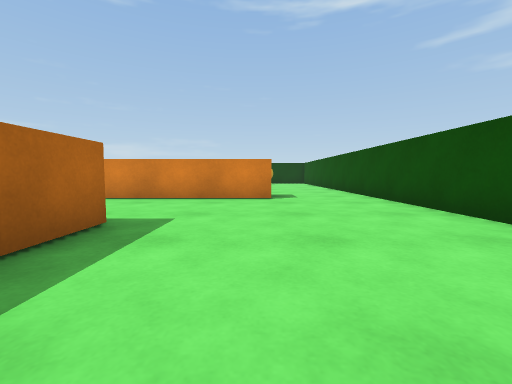
view 1 (above)

21 first-person views from a walk through a Unity game level. The camera is 0.64 m above the floor, tilts 4° down and sees 90° across. The floor is counted in squares, 1 m on a side. Each view is taken from the middle of a square. On the plan, view 1 faces up. The plan holds only what a view shows up to about 9 squares ahead; the rest is blank. The player is left out.

view 2
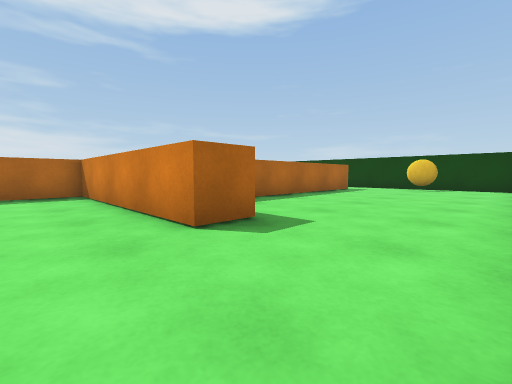

view 3
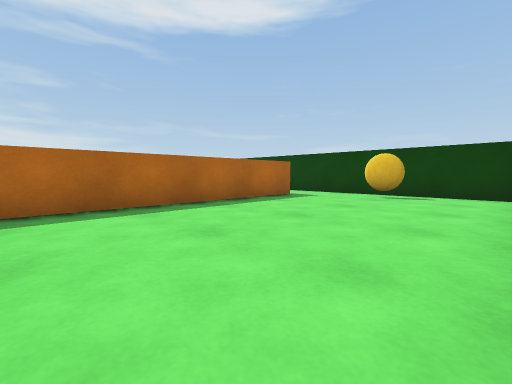

view 4
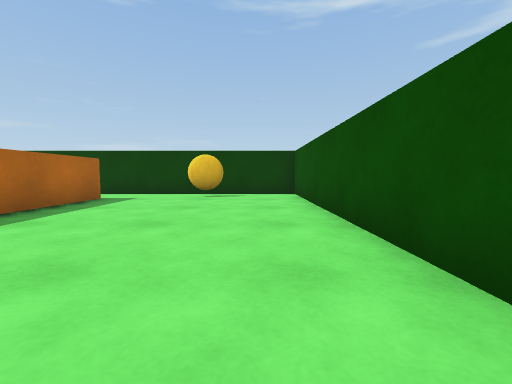

view 5
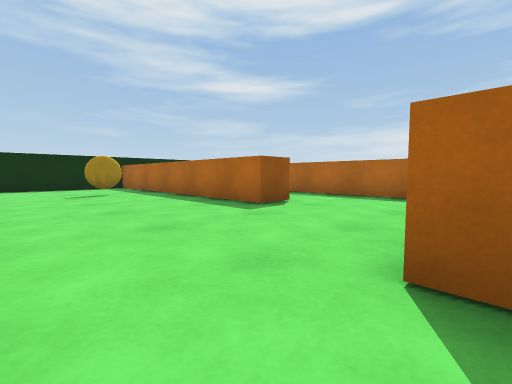

view 6
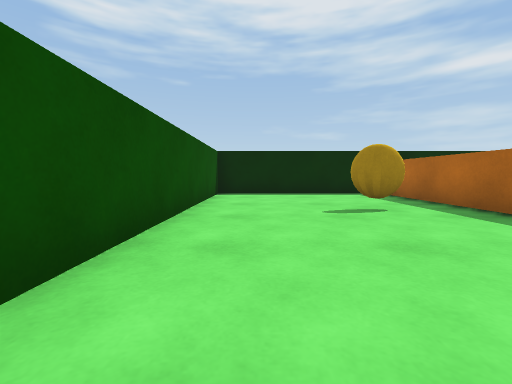

view 7
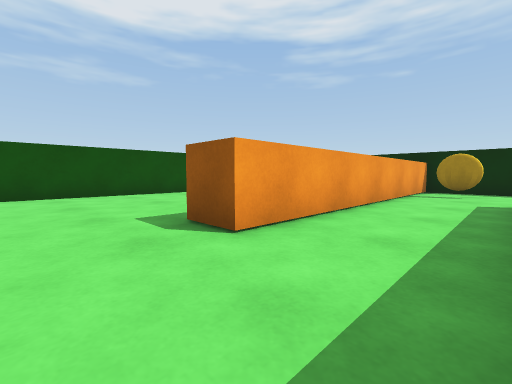

view 8
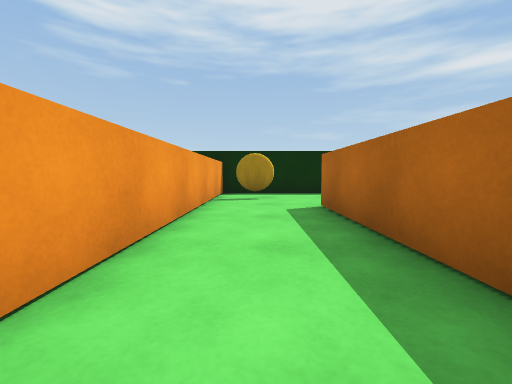

view 9
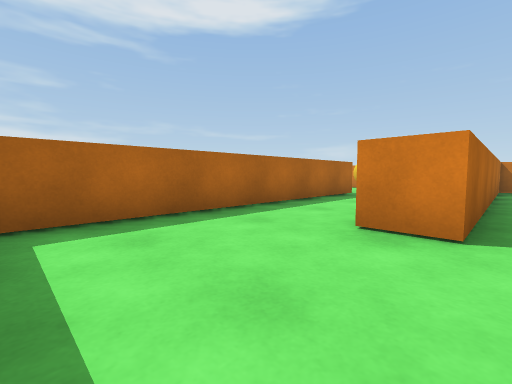

view 10
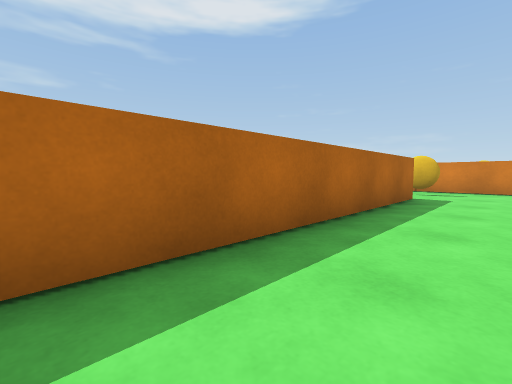

view 11
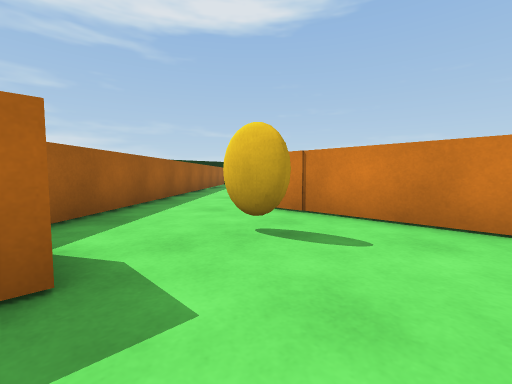

view 12
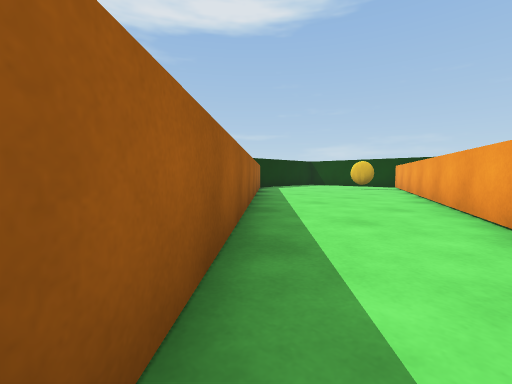

view 13
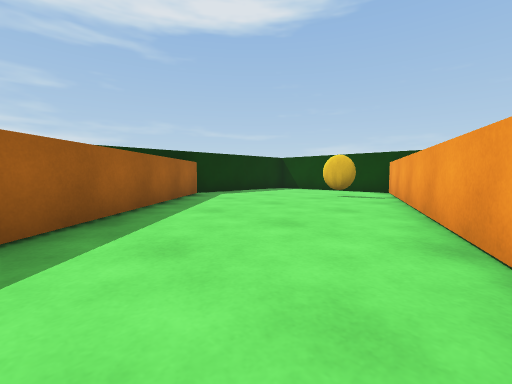

view 14
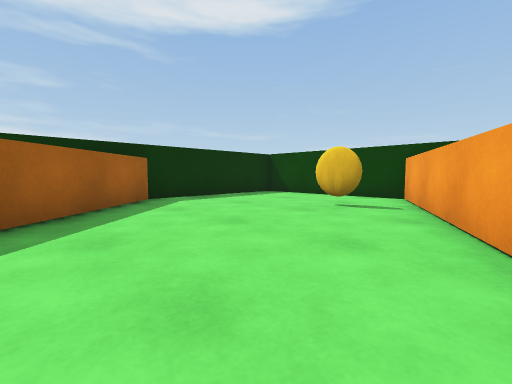

view 15
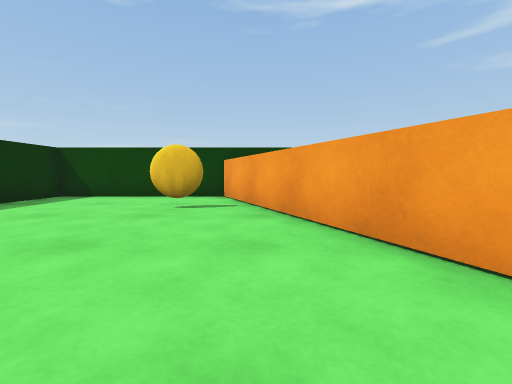

view 16
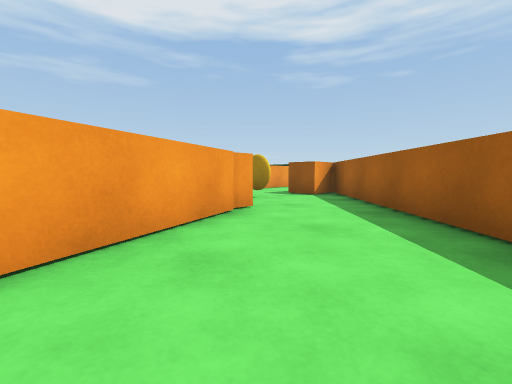

view 17
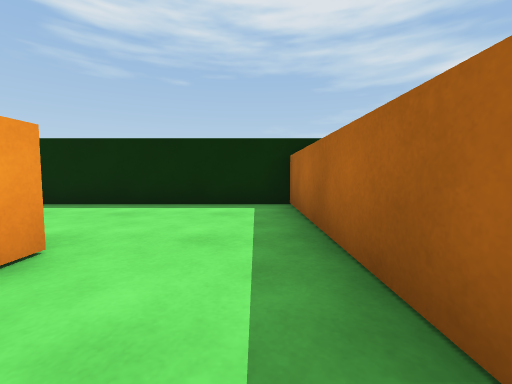

view 18
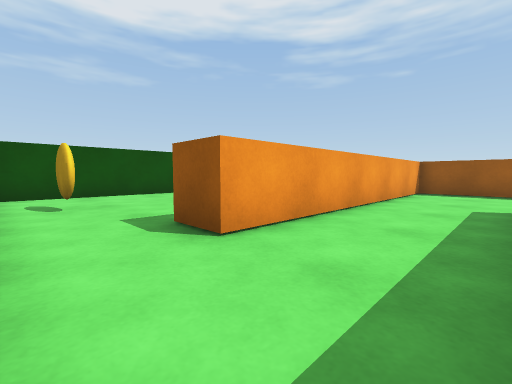

view 19
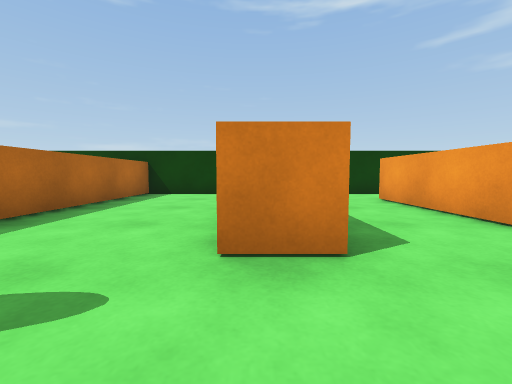

view 20
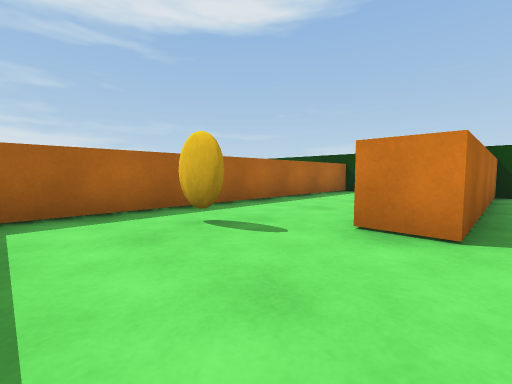

view 21
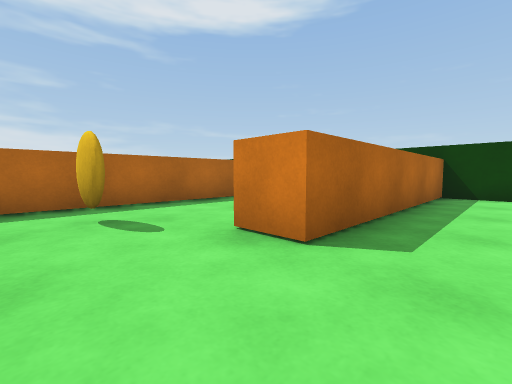

### Floor plan
Points are (right, up) in squares from view 1. A wall is a line through its corners. A room is listed if a view was taken in it or the views show most of it. See-through windows are left out.
Room 1 (views 1, 2, 3, 4, 5, 6, 7, 8, 9, 10, 11, 12, 13, 17)
walls: (0.4, 7.6) (0.4, 6.6) (-5.3, 6.6) (-5.3, -2) (-6.3, -2) (-6.3, -1.6); (-6.9, 6.6) (-10, 6.6); (-8.5, 4.9) (-9, 4.8); (-0.6, -1.6) (0, -1.6); (-9.4, 5) (-8.9, 5.1); (-10.5, 6.5) (-10.5, 7.1); (-10.6, 7.1) (-11.7, 9.8); (-4.1, -3.6) (-3.6, -3.7); (-1.2, -5.4) (3.3, -5.4) (3.3, 17.3) (-3.6, 17.3); (-2.9, 15.4) (-1.9, 15.4) (-1.9, 8.9); (0.8, 16.1) (0.3, 16.1); (0.2, 16.3) (0.8, 16.3); (-15, 7.8) (-9.7, 2) (-9.7, 3.2) (-8.7, 3.2) (-8.7, -5.4) (-2.9, -5.4) (-2.9, 3.2) (-1.9, 3.2) (-1.9, -4.2)
ways out: opening at (-13.5, 8.5) to room 2; opening at (-2.5, 16.5) to room 3
Room 2 (views 14, 15, 16)
walls: (-15.3, 14.7) (-15.8, 14.7); (-19.3, 12.6) (-15, 7.8); (-11.7, 9.8) (-14.9, 17.3) (-19.6, 17.3) (-19.6, 12.6)
ways out: opening at (-13.5, 8.5) to room 1
Room 3 (views 18, 19, 20, 21)
walls: (-5, 7.6) (-2.9, 7.6) (-2.9, 15.4); (-7.2, 17.3) (-9.5, 17.3) (-9.5, 7.9); (-3.6, 17.3) (-5.3, 17.3) (-5.3, 10.9) (-6.4, 10.9)
ways out: opening at (-2.5, 16.5) to room 1

Positions as (right, up) in squares from view 1, and headings:
1: (0, 0), facing up
2: (3, 5), facing up-left
3: (3, 9), facing up-left
4: (2, 9), facing up
5: (2, 7), facing down-left
6: (2, 3), facing down
7: (-5, 5), facing down-right
8: (-4, 3), facing down
9: (-5, -5), facing up-left
10: (-7, -4), facing up-left
11: (-7, 3), facing up-left
12: (-11, 4), facing up-left
13: (-12, 8), facing up-left
14: (-13, 10), facing up-left
15: (-14, 10), facing up
16: (-14, 10), facing down-right
17: (-8, 0), facing down
18: (-5, 17), facing down-right
19: (-6, 9), facing up
20: (-5, 8), facing up-left
21: (-4, 9), facing up-left
